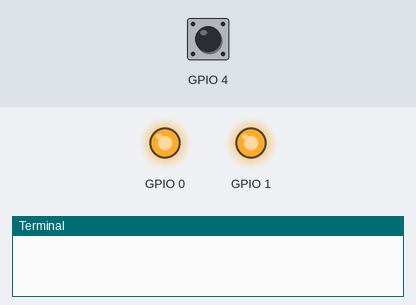
Simulated run of this program. Board: Raspberry Pi (BCM pin numbers). Parts: output pins drawn as LEDs (lit = HIGH), the last lines printed to the terminal. The test bench sets the inputs (shaded band); at power-on: GPIO 4 HIGH.

Above: at 1.2 s.
1.3 s: GPIO 4 pulled LOW for 0.15 s
At 2.4 s:
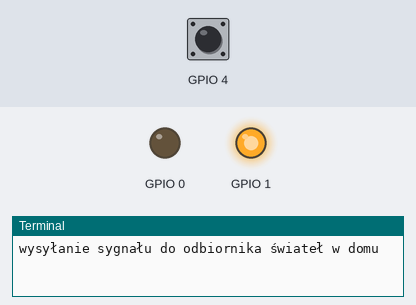
At 3.9 s:
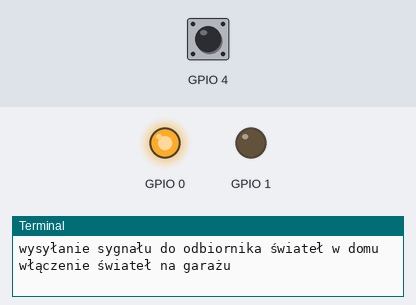
Timing chart, 0 to 9.8 s (numbered marks = the images above; inputs shaded):
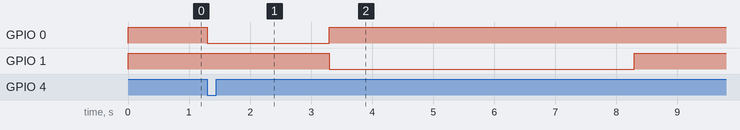

Measured:
- after the input at 1.3 s, GPIO 0: HIGH → LOW at once, → HIGH 2.0 s later; GPIO 1: HIGH → LOW after 2.0 s, → HIGH 5.0 s later

The program:

main.py
```python
'''
Program sterujący pracą oswietlenia zewnętrzengo domu oraz garażu

'''

import RPi.GPIO as GPIO
import time
"ustawienie numeracji GPIO"
GPIO.setmode(GPIO.BCM)
"Ustawienie pinów WE/WY"
GPIO.setup(0, GPIO.OUT)  # ustawienie gpio0 jako wyjscie
GPIO.setup(1, GPIO.OUT)
GPIO.setup(4, GPIO.IN, pull_up_down=GPIO.PUD_UP)  # ustawienie gpio 4 na pin WEJSCIOWY
GPIO.setup(17, GPIO.IN,pull_up_down=GPIO.PUD_UP)


while True:
    GPIO.output(0, GPIO.HIGH)
    GPIO.output(1, GPIO.HIGH)

    if GPIO.wait_for_edge(4, GPIO.FALLING):
        GPIO.output(0, GPIO.LOW)
        print("wysyłanie sygnału do odbiornika świateł w domu")
        time.sleep(2)
        GPIO.output(0, GPIO.HIGH)
        print ("włączenie świateł na garażu")
        GPIO.output(1, GPIO.LOW)

        """print (f"wejscie 4 {GPIO.input(4)}, wejscie 14 {GPIO.input(17)}")"""
        time.sleep(5)
```
